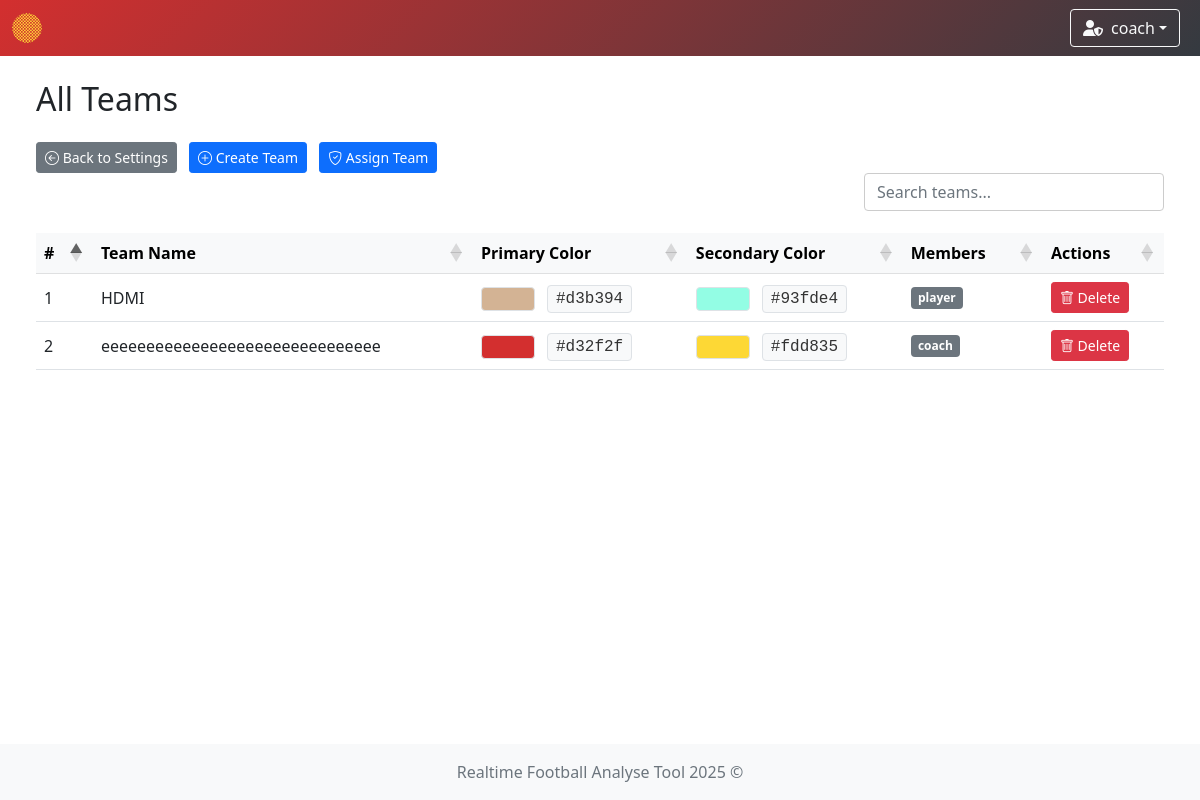
Before: /team/list (signed in) with the older database file.
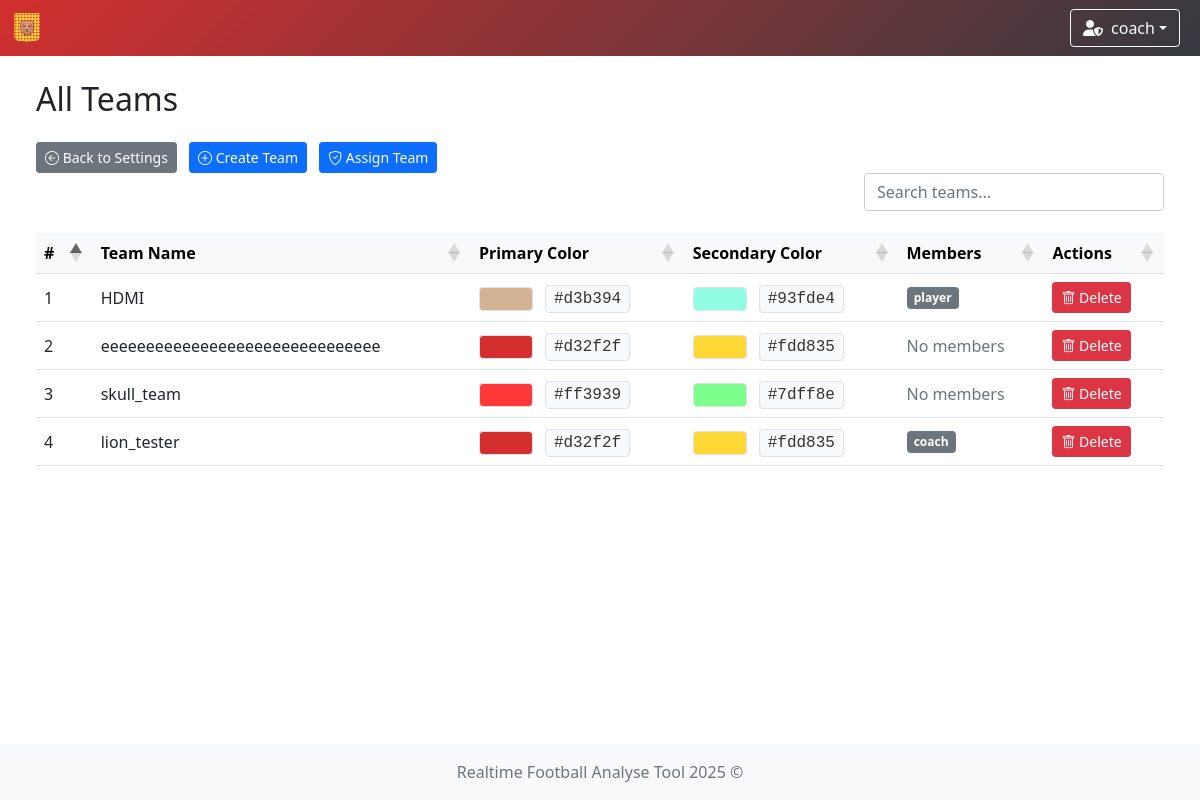
After: the same page with the newer database file.
### app/models/team.py (models this page shows)
class TeamModel(db.Model):
    __tablename__ = 'teams'
    id = db.Column(db.Integer, primary_key=True)
    name = db.Column(db.String(100), nullable=False, unique=True)  # prevent duplicate team names
    icon = db.Column(db.String(300), nullable=False)  # longer path for future-proofing
    primary_color = db.Column(db.String(20), nullable=False)
    secondary_color = db.Column(db.String(20), nullable=False)

### app/models/user.py (models this page shows)
class UserModel(db.Model, UserMixin):
    __tablename__ = 'user'
    id = db.Column(db.Integer, primary_key=True)
    username = db.Column(db.String(80), unique=True, nullable=False)
    password = db.Column(db.String(120), nullable=False)
    role = db.Column(db.String(10), nullable=False, default='user')
    team_id = db.Column(db.Integer, db.ForeignKey('teams.id'))
    team = db.relationship('TeamModel', backref='users')

### app/controllers/team.py (the view)
@team_bp.route('/list')
def list_all_teams():
    teams = TeamModel.query.all()
    team_ids = [team.id for team in teams]
    if not team_ids:
        return render_template(
            'team/show_teams.html',
            teams=[],
            team_members={}
        )
    users = UserModel.query.filter(UserModel.team_id.in_(team_ids)).all()
    team_members = {}
    for user in users:
        team_members.setdefault(user.team_id, []).append(user)
    return render_template(
        'team/show_teams.html',
        teams=teams,
        team_members=team_members
    )

### app/controllers/user.py (called while the page is built)
    @staticmethod
    def load_user(user_id):
        return UserModel.query.get(int(user_id))

### run.py (called while the page is built)
    def _inject_context(self) -> None:
        @self.app.context_processor
        def inject_teams() -> dict:
            try:
                teams = TeamModel.query.all()
                return dict(teams=teams)
            except Exception as e:
                print(f"[!] Error injecting teams: {str(e)} ({type(e).__name__})")
                return dict(teams=[])

### app/templates/team/show_teams.html (shortened to what this page needs)
{% extends "system/base.html" %}
{% block content %}
<div class="container-fluid">
    <div class="row mb-4">
        <div class="col d-flex justify-content-between align-items-center">
            <h2 class="mb-0">All Teams</h2>
        </div>
    </div>
    <div>
        <a href="{{ url_for('settings') }}" class="btn btn-sm btn-secondary">
            <i class="bi bi-arrow-left-circle"></i> Back to Settings
        </a>
        {% if current_user.role == 'admin' %}
            <a href="{{ url_for('team.create_team') }}" class="btn btn-sm btn-primary">
                <i class="bi bi-plus-circle"></i> Create Team
            </a>
            <a href="{{ url_for('assign_team.assign_team') }}" class="btn btn-sm btn-primary">
                <i class="bi bi-shield-check"></i> Assign Team
            </a>
        {% endif %}
    </div>
    <div class="row mb-3">
        <div class="col d-flex justify-content-end">
            <input type="text" id="customSearch" class="form-control custom-search" placeholder="Search teams...">
        </div>
    </div>
    <div class="table-responsive">
        <table id="teamTable" class="table table-hover align-middle mb-0">
            <thead class="table-light">
            <tr>
                <th>#</th>
                <th>Team Name</th>
                <th>Primary Color</th>
                <th>Secondary Color</th>
                <th>Members</th>
                {% if current_user.role == 'admin' %}
                    <th>Actions</th>
                {% endif %}
            </tr>
            </thead>
            <tbody>
            {% if teams and teams|length > 0 %}
                {% for team in teams %}
                    <tr>
                        <td>{{ loop.index }}</td>
                        <td>{{ team.name }}</td>
                        <td>
                            {% set color = team.primary_color|lower %}
                            {% set badge_text_color = '#000' if color.startswith('#fff') or color == '' or color is none else '#fff' %}
                            <span class="badge border" style="background-color: {{ team.primary_color }}; color: {{ badge_text_color }};">
                            </span>
                            <span class="ms-2 px-2 py-1 border rounded" style="background-color: #f8f9fa; color: #333; font-family: monospace;">
                                {{ team.primary_color }}
                            </span>
                        </td>
                        <td>
                            {% set sec = team.secondary_color|lower %}
                            {% set sec_text = '#000' if sec.startswith('#fff') or sec == '' or sec is none else '#fff' %}
                            <span class="badge border" style="background-color: {{ team.secondary_color }}; color: {{ sec_text }};">
                            </span>
                            <span class="ms-2 px-2 py-1 border rounded" style="background-color: #f8f9fa; color: #333; font-family: monospace;">
                                {{ team.secondary_color }}
                            </span>
                        </td>
                        <td>
                            {% set members = team_members.get(team.id, []) %}
                            {% if members %}
                                <div class="d-flex flex-wrap gap-1">
                                    {% for user in members %}
                                        <span class="badge bg-secondary">{{ user.username }}</span>
                                    {% endfor %}
                                </div>
                            {% else %}
                                <span class="text-muted">No members</span>
                            {% endif %}
                        </td>
                        {% if current_user.role == 'admin' %}
                            <td>
                                <button type="button" class="btn btn-danger btn-sm"
                                        data-bs-toggle="modal"
                                        data-bs-target="#deleteModal"
                                        data-team-id="{{ team.id }}"
                                        data-team-name="{{ team.name }}">
                                    <i class="bi bi-trash"></i> Delete
                                </button>
                            </td>
                        {% endif %}
                    </tr>
                {% endfor %}
            {% endif %}
            </tbody>
        </table>
    </div>
</div>
{% endblock %}

### app/templates/system/base.html (shortened to what this page needs)
<!DOCTYPE html>
<html lang="en">
<head>
    <link href="https://cdn.jsdelivr.net/npm/bootstrap@5.1.3/dist/css/bootstrap.min.css" rel="stylesheet"/>
    <link rel="stylesheet" href="https://cdn.jsdelivr.net/npm/bootstrap-icons@1.11.3/font/bootstrap-icons.css"/>
    <link rel="stylesheet" href="https://cdnjs.cloudflare.com/ajax/libs/font-awesome/6.5.0/css/all.min.css"/>
    <link rel="stylesheet" href="https://cdn.datatables.net/1.13.6/css/dataTables.bootstrap5.min.css"/>
    <link rel="stylesheet" href="{{ url_for('static', filename='styles.css') }}"/>
</head>
<body class="{% block body_class %}{% endblock %}">
{% if current_user.is_authenticated %}
    <nav class="navbar navbar-expand-lg navbar-dark"
         style="{% if session.team_color %}background: linear-gradient(135deg, {{ session.team_color }}, #343a40);{% else %}background: linear-gradient(135deg, #4b6cb7, #182848);{% endif %}">
        <div class="container-fluid position-relative">
            <a class="navbar-brand d-flex align-items-center" href="{{ url_for('index') }}">
                {% if session.team_id %}
                    {% for team in teams %}
                        {% if team.id == session.team_id %}
                            <img class="team-logo" src="{{ team.icon }}" alt="{{ team.name }} logo"
                                 style="height:30px; margin-right:8px;"/>
                        {% endif %}
                    {% endfor %}
                {% else %}
                    <a href="{{ url_for('game_options') }}" class="btn btn-outline-light me-2" title="Home">
                        <i class="fas fa-home"></i>
                    </a>
                {% endif %}
            </a>
            <div class="ms-auto d-flex align-items-center">
                <div class="dropdown me-2">
                    <button class="btn btn-outline-light dropdown-toggle d-flex align-items-center" type="button"
                            id="userDropdown" data-bs-toggle="dropdown" aria-expanded="false">
                        {% if current_user.role == 'admin' %}
                            <i class="fas fa-user-shield me-2"></i>
                        {% else %}
                            <i class="fas fa-user me-2"></i>
                        {% endif %}
                        {{ current_user.username }}
                    </button>
                </div>
            </div>
        </div>
    </nav>
{% endif %}
<div class="content-wrapper">
    <div class="container-fluid mt-4 px-4">
        <div id="toast-container" class="toast-container position-fixed bottom-0 end-0 p-3" style="z-index: 1100;">
        </div>
        {% block content %}{% endblock %}
    </div>
</div>
<footer class="footer mt-auto py-3 bg-light">
    <div class="container text-center">
        <span class="text-muted">Realtime Football Analyse Tool 2025 ©</span>
    </div>
</footer>
</body>
</html>

### app/static/styles.css (style rules this page uses)
.navbar { transition: background-color 0.5s ease; }
.team-logo { animation: fadeIn 0.5s ease, pulse 1s ease-in-out; }
html, body { height: 100%; margin: 0; padding: 0; }
body { display: flex; flex-direction: column; min-height: 100vh; }
.content-wrapper { flex: 1 0 auto; }
.footer { flex-shrink: 0; background-color: #f8f9fa; padding: 1rem 0; margin-top: auto; }
.table-responsive { margin-top: 0 !important; overflow-x: auto; }
.btn + .btn { margin-left: 0.5rem; }
.table-responsive { overflow-x: auto; }
.table th, .table td { white-space: nowrap; padding: 0.5rem; }
.table thead th { background-color: #f8f9fa; font-weight: bold; }

### app/templates/team/show_teams.html (style rules this page uses)
.table-responsive { overflow-x: auto; }
.table th, .table td { white-space: nowrap; padding: 0.5rem; }
.custom-search { max-width: 300px; background-color: transparent; border: 1px solid #ccc; transition: border-color 0.3s ease; }
.badge { font-size: 0.75rem; padding: 0.4em 0.6em; }

Changed rows visible on the page:
added TeamModel: icon (picture), name "lion_tester", primary_color "#d32f2f", secondary_color "#fdd835", UserModel (username "coach")
changed TeamModel "eeeeeeeeeeeeeeeeeeeeeeeeeeeeeee": loses UserModel (username "coach"); now shows "No members"
added TeamModel: name "skull_team", primary_color "#ff3939", secondary_color "#7dff8e", shows "No members", shown under "All Teams"
